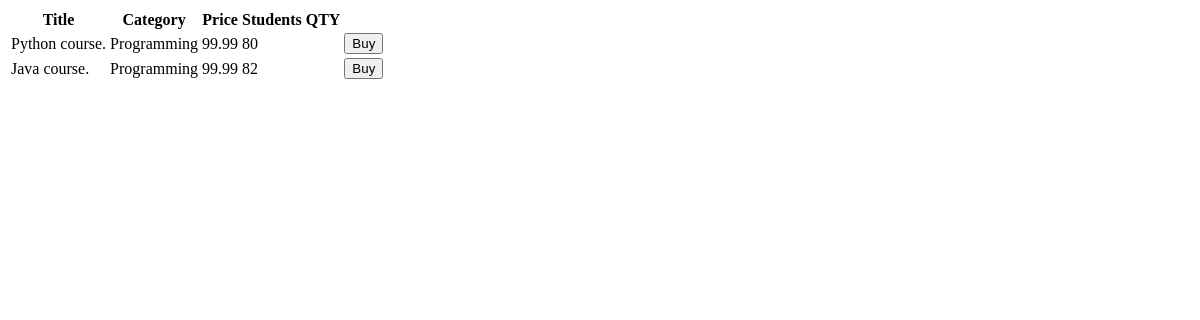
The app's page /shop/, older data.
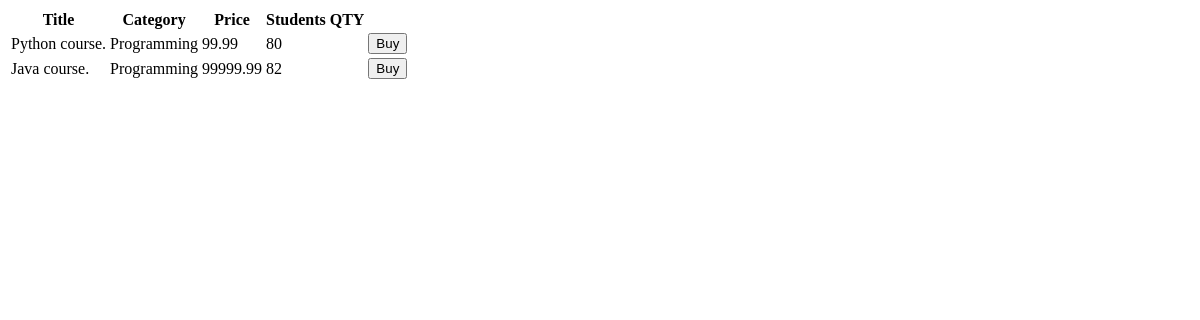
The same page, newer data.
### shop/models.py (models this page shows, shortened)
class Course(models.Model):
    title = models.CharField(max_length=128)
    price = models.FloatField()
    students_qty = models.IntegerField()
    reviews_qty = models.IntegerField()
    category = models.ForeignKey(Category, on_delete=models.CASCADE)
    created_at = models.DateTimeField(default=timezone.now)

class Category(models.Model):
    title = models.CharField(max_length=255)
    created_at = models.DateTimeField(default=timezone.now)
    def __str__(self):
        return self.title

### shop/views.py (the view)
# urls.py: path('', index, name='index')
def index(request):
    courses = models.Course.objects.all()
    return render(request, 'courses.html', {'courses': courses})

### shop/templates/courses.html
<table>
    <thead>
    <tr>
        <th>Title</th>
        <th>Category</th>
        <th>Price</th>
        <th>Students QTY</th>
        <th></th>
    </tr>
    </thead>
    <tbody>
    {% for course in courses %}
    <tr>
        <td>{{course.title}}</td>
        <td>{{course.category}}</td>
        <td>{{course.price}}</td>
        <td>{{course.students_qty}}</td>
        <td>
            <button>Buy</button>
        </td>
    </tr>
    {% endfor %}
    </tbody>
</table>

Row changes from the older to the newer data that the page shows:
changed Course "Java course.": price "99.99" → "99999.99"
